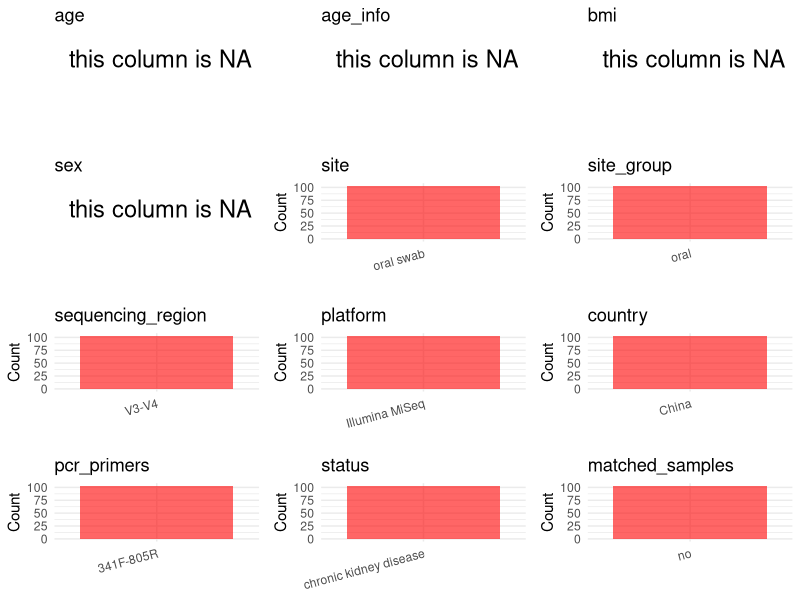

The R script that drew this image: (Note: this script raises an error after producing the figure.)
## ---- chunk 1
# Load libraries
library(dplyr)
library(ggplot2)
library(cowplot)

# (1) Setting working directory
# EDIT HERE: change project_id for each study
project_id <- "PRJNA649074"

base_dir <- "/beegfs/huangxiaochang/global_oral/global-oral-microbiome/data/projects/"
setwd(file.path(base_dir, project_id))

# (2) Loading raw SRA metadata file
sra_file <- "SraRunTable.csv"
initial_meta <- read.csv("SraRunTable.csv", header = TRUE)

# (3) OPTIONAL: If extra metadata (e.g., Table.x or supplemental materials) are available from the article, you may need to merge the file with initial_meta manually. Below is example code for merging. Depending on the specific case of each study, you can customize the code as needed.
# supp_table <- read.csv("supplemental_table.csv", header = TRUE)
# initial_meta <- left_join(initial_meta, supp_table, by = merge_col_name)
## ---- chunk 2
# (1) Read the article in the following order: abstract, the beginning of the results section, and the methods. Understand the sample size, experimental design, and disease group overview. Clarify the sampling sites; for oral and gut samples, specify the exact sites like supragingival plaque, tongue, etc.

# (2) IMPORTANT: MUST go through each column of initial_meta
# head(initial_meta, 10)

# IMPORTANT: Check the unique values in the column of interest or query column.
# lapply(initial_meta[c('body_habitat', 'body_product', 'body_site')], table) # site
# table(initial_meta$host_subject_id) # subject id
# table(initial_meta$platform..exp.) # output is Illumina
# table(initial_meta$target_subfragment..exp.)
## ---- chunk 3
# (1) EDIT HERE: Parameter setup
# NOTE: This project has no lab control samples (blanks/positives) or non-human samples. Leave keywords empty to skip filtering.
control_column <- NA   # column name in initial_meta
# unique(initial_meta[[control_column]])  # uncomment to explore
control_keywords <- c()     # Enter exact keywords

species_column <- NA          # column name in initial_meta
# unique(initial_meta[[species_column]])  # uncomment to explore
non_human_keywords <- c()            # Enter exact keywords


# (2) Remove controls and non-human samples. DO NOT need to modify code in this part, just run it.
n_samples <- nrow(initial_meta)
# Control evaluation
if (length(control_keywords) > 0) {
  if (is.null(control_column) || control_column == "") {
    stop("Error: control_keywords provided but control_column is missing.")
  }

  if (!(control_column %in% colnames(initial_meta))) {
    stop(sprintf("Error: Column '%s' not found in initial_meta.", control_column))
  }

  control_pattern <- paste(control_keywords, collapse = "|")
  control_text <- initial_meta[[control_column]]
  is_control <- grepl(control_pattern, control_text)

} else {
  is_control <- rep(FALSE, n_samples)
}

# Non-human evaluation
if (length(non_human_keywords) > 0) {
  if (is.null(species_column) || species_column == "") {
    stop("Error: non_human_keywords provided but species_column is missing.")
  }

  if (!(species_column %in% colnames(initial_meta))) {
    stop(sprintf("Error: Column '%s' not found in initial_meta.", control_column))
  }

  non_human_pattern <- paste(non_human_keywords, collapse = "|")
  species_text <- initial_meta[[species_column]]
  is_non_human <- grepl(non_human_pattern, species_text)
} else {
  is_non_human <- rep(FALSE, n_samples)
}

# Execute removal
samples_to_remove <- is_control | is_non_human
initial_meta <- initial_meta[!samples_to_remove, ]

cat("Initial samples counts:",n_samples,"\n")
cat("Removed control samples:", sum(is_control), "\n")
cat("Removed non-human samples:", sum(is_non_human), "\n")
cat("Total samples removed ", sum(samples_to_remove), "\n")
cat("Remaining samples after Step 2:", nrow(initial_meta), "\n")
## ---- chunk 4
# Extract columns from initial_meta as follows:
# (1) No modification needed → extract directly.
# (2) Modification needed → create a column start with 'raw_' and mark the target column as "pending".
# (3) Need to find or determine based on the article.

metadata <- data.frame(
  bioproject = initial_meta$BioProject,
  sample_id = initial_meta$Run,
  subject_id = initial_meta$Sample.Name,
  age = NA,
  age_info = NA,
  bmi = NA,
  raw_sex = NA,
  sex = "pending",
  sequencing_region = "V3-V4",
  platform = initial_meta$Instrument,
  country = initial_meta$geo_loc_name_country,
  raw_site = initial_meta$isolation_source,
  site = "pending",
  site_group = "pending",
  public_time = initial_meta$ReleaseDate,
  pcr_primers = NA,
  title = NA,
  disease_study = NA,
  status = "chronic kidney disease",
  matched_samples = "pending",
  is_time_series = "no",
  stringsAsFactors = FALSE
)

metadata$public_time <- as.Date(metadata$public_time)
## ---- chunk 5
# (1) Handle the columns with the `raw_` prefix.
# IMPORTANT: Add comments if the modification is not straightforward!!

# Assign site and sex; isolation_source only says "oral" but paper describes pharyngeal swab collection
metadata$site <- "oral swab"
metadata$sex <- NA_character_

metadata$pcr_primers <- "341F-805R"
metadata$title <- "Salivary Microbiome in Chronic Kidney Disease"
metadata$disease_study <- "yes"
metadata$status <- "chronic kidney disease"

## ---- chunk 6
# (2) Filling the 'site_group' and 'matched_samples' columns
# editing site_group
unique(metadata$site)
# EDIT HERE: add oral sites
Oral_site = c("saliva", "mouth", "tongue coating", "supragingival plaque", "subgingival plaque", "oral swab", "denture", "tooth", "abscess pus", "adjacent periodontal pocket", "patient healthy crevice", "healthy control crevice", "gingival crevicular fluid", "subgingival plaque", "oral")
# EDIT HERE: add gut sites
Gut_site = c("feces", "stool")
# just run
metadata <- metadata %>%
  mutate(site_group = case_when(
    site %in% Oral_site ~ "oral",
    site %in% Gut_site ~ "gut",
    TRUE ~ "other"
  ))

# editing matched_samples, just run.
metadata$matched_samples <- ifelse(
  ave(metadata$subject_id, metadata$subject_id, FUN = length) > 1,
  "yes",
  "no"
)
## ---- chunk 7
# (3) check if there is pending value in metadata. If there is pending value, go on modify the metadata.
# Function to check if a column contains "pending"
has_pending <- function(col) {
  if (is.character(col) || is.factor(col)) {
    any(col == "pending", na.rm = TRUE)
  } else {
    FALSE
  }
}

# Check for any pending value
any_pending_value <- any(sapply(metadata, has_pending))

if (!any_pending_value) {
  message("Good! No cell contains the value 'pending'.")
} else {
  pending_cols <- names(metadata)[sapply(metadata, has_pending)]
  message("Columns containing 'pending': ", paste(pending_cols, collapse = ", "))
  message("Please continue to resolve these pending columns!")
}
## ---- chunk 8
# Select columns for visualization, just run
plot_data <- metadata %>%
  select(-bioproject, -sample_id, -subject_id, -title)

create_simple_plots <- function(data) {
  plots <- list()
  continuous_vars <- c("age", "bmi")

  for (col in colnames(data)) {
    if (all(is.na(data[[col]]))) {
      p <- ggplot() +
        annotate("text", x = 0.5, y = 0.5, label = "this column is NA", size = 6) +
        labs(title = col) +
        theme_void()
    } else if (col %in% continuous_vars && is.numeric(data[[col]])) {
      p <- ggplot(data, aes(x = .data[[col]])) +
        geom_histogram(fill = "blue", alpha = 0.6, bins = 20, na.rm = TRUE) +
        labs(title = col, x = col, y = "Count") +
        theme_minimal()
    } else {
      count_data <- as.data.frame(table(data[[col]], useNA = "ifany"))
      p <- ggplot(count_data, aes(x = reorder(Var1, -Freq), y = Freq)) +
        geom_col(fill = "red", alpha = 0.6) +
        labs(title = col, x = NULL, y = "Count") +
        theme_minimal() +
        theme(axis.text.x = element_text(angle = 15, hjust = 1))
    }
    plots[[col]] <- p
  }

  return(plots)
}

# Generate and arrange plots
plots <- create_simple_plots(plot_data)
p <- plot_grid(plots$age,
               plots$age_info,
               plots$bmi,
               plots$sex,
               plots$site,
               plots$site_group,
               plots$sequencing_region,
               plots$platform,
               plots$country,
               plots$pcr_primers,
               plots$status,
               plots$matched_samples,
               ncol = 3, align = "hv", axis = "lb")
ggsave("Metadata_Summary.png", plot = p, width = 8, height = 6, dpi = 150)
## ---- chunk 9
# Insert Metadata_Summary.png into the current Rmd output
knitr::include_graphics("Metadata_Summary.png")
## ---- chunk 10
# Reorder the data frame
fixed_cols <- c("bioproject", "sample_id", "subject_id", "age", "age_info",
                "bmi", "sex", "platform", "sequencing_region", "pcr_primers",
                "country", "site", "site_group", "disease_study", "status",
                "title", "public_time", "matched_samples", "is_time_series")
metadata <- metadata %>%
  select(all_of(fixed_cols), everything())

# save metadata
# head(metadata)
write.csv(metadata, file = "metadata_v2.csv", quote = TRUE, row.names = FALSE)
